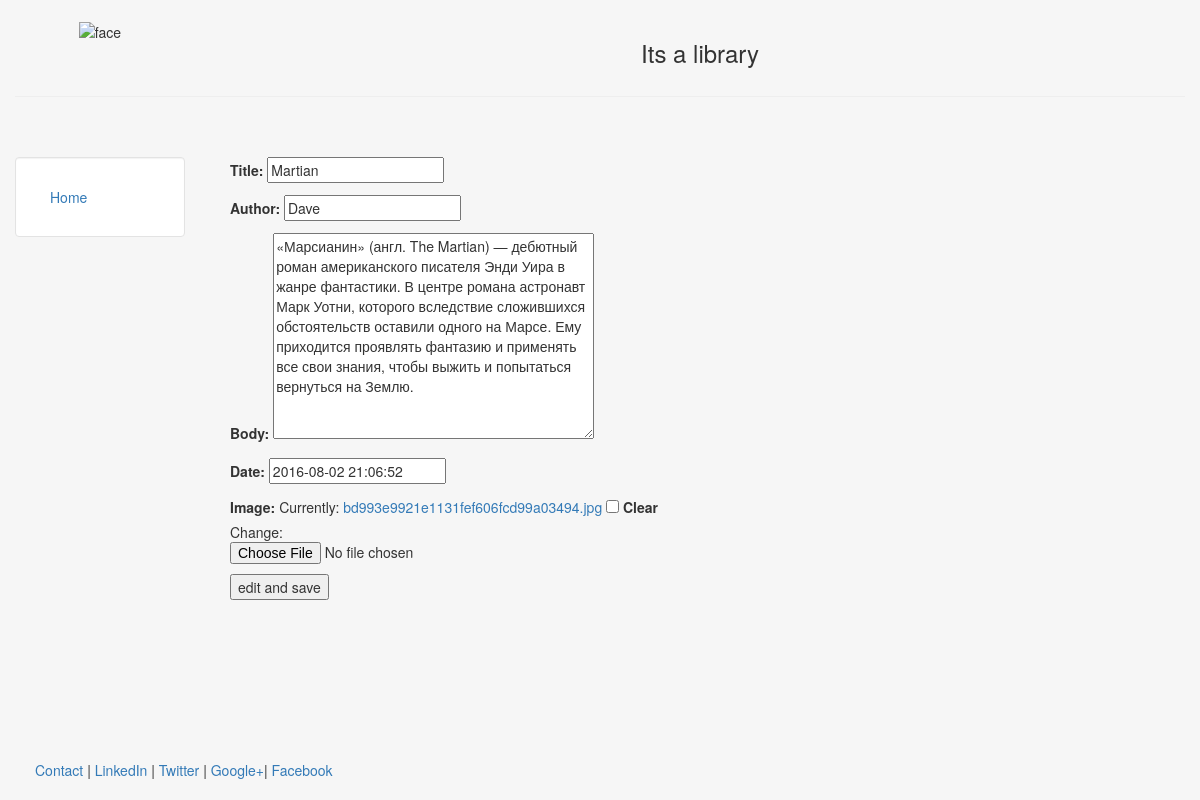
Page /2/edit/ on the committed database.
### blog/models.py (models this page shows, shortened)
class Post(models.Model):
    title = models.CharField(max_length=150)
    body = models.TextField()
    date = models.DateTimeField(default=datetime.datetime.now)
    image = models.FileField(null=True, blank=True)
    author = models.CharField(max_length=50, null= True, blank=True)

### blog/views.py (the view)
# urls.py: url(r'^(?P<id>\d+)/edit/$', views.post_update, name='post_update'),
def post_update(request, id):
    instance = get_object_or_404(Post, id=id)
    form = PostForm(request.POST or None, request.FILES or None, instance=instance)
    if form.is_valid():
        instance = form.save(commit=False)
        instance.save()
        return HttpResponseRedirect(instance.get_absolute_url())
    context = {
        "post": instance,
        "form": form,
        "bname": "edit and save",
    }
    return render(request, 'blog/Add_post.html', context)

### blog/forms.py
class PostForm(forms.ModelForm):
    class Meta:
        model = Post
        fields = [
            "title",
            "author",
            "body",
            "date",
            "image",
        ]

### blog/templates/blog/Add_post.html (shortened to what this page needs)
{% extends "webapp/header.html" %}
{% block content %}
    <form method="POST" action="" enctype="multipart/form-data">
        {{ form.as_p }}
        <input type="submit" value="{{bname}}" >
    </form>
{% endblock %}

### webapp/templates/webapp/header.html (style rules this page uses)
html, body { height:100% }

### rows in the picture
Post: title "Martian", author "Dave", body "«Марсианин» (англ. The Martian) — дебютный роман американского писателя Энди Уира в жанре фантастики. В центре романа астронавт Марк Уотни, которого вследствие сложившихся обстоятельств оставили одного на Марсе. Ему приходится проявлять фантазию и применять все свои знания, чтобы выжить и попытаться вернуться на Землю.", date "2016-08-02 21:06:52"
